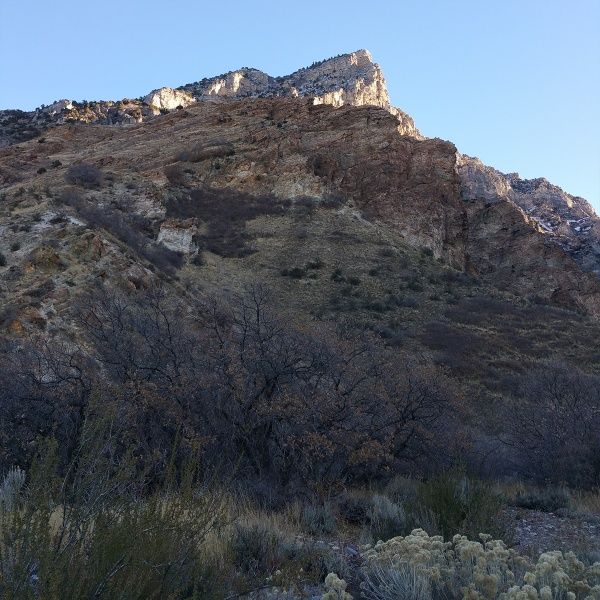
#> input picture test_images/mountain/img2.jpg, 600 x 600 px
$ python main.py
#> lines starting #> are read from the running program, lines starting #| are printed output that depends on the picture
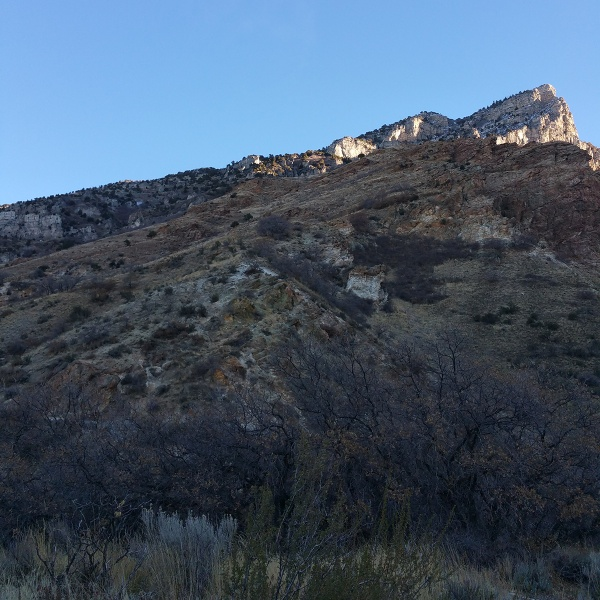
#> input picture test_images/mountain/img1.jpg, 600 x 600 px
import cv2
import numpy as np


def run(img1path, img2path):
    img_ = img1path
#> img_ is the input picture: shape (600, 600, 3); mean B, G, R 101.1, 90.1, 81.6
    img = img2path
#> img is the input picture: shape (600, 600, 3); mean B, G, R 104.5, 86, 69.5

    img1 = cv2.cvtColor(img_, cv2.COLOR_BGR2GRAY)
    img2 = cv2.cvtColor(img, cv2.COLOR_BGR2GRAY)

    sift = cv2.SIFT_create()

    kp1, des1 = sift.detectAndCompute(img1, None)
#> kp1 = 1490 keypoints; strongest (x, y, size): (70, 107, 3.4), (179, 107, 3.4), (74, 103, 3.3), (140, 120, 2.6)
    kp2, des2 = sift.detectAndCompute(img2, None)
#> kp2 = 1318 keypoints; strongest (x, y, size): (257, 161, 3.1), (499, 141, 4.8), (361, 155, 3.3), (339, 162, 3.5)

    # cv2.imshow('original img1', cv2.drawKeypoints(img1, kp1, None))
    # cv2.imshow('original img2', cv2.drawKeypoints(img2, kp1, None))
    cv2.imwrite(r'img1_kp.png', cv2.drawKeypoints(img1, kp1, None))
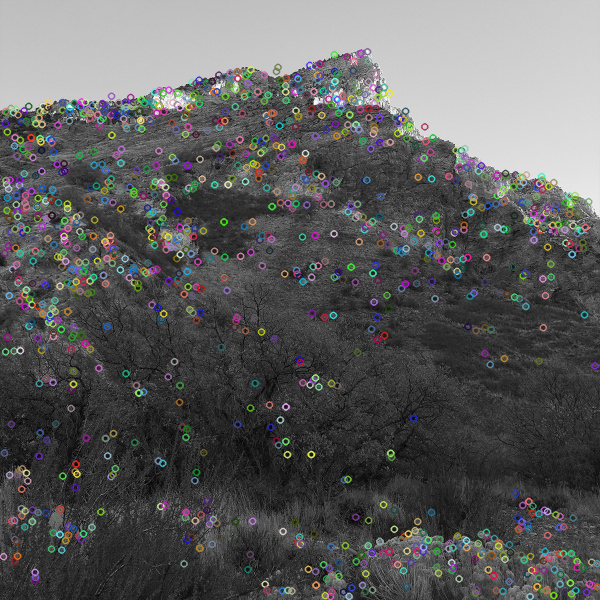
#> saved as img1_kp.png: shape (600, 600, 3); mean B, G, R 92.1, 92.3, 92.2
    cv2.imwrite(r'img2_kp.png', cv2.drawKeypoints(img2, kp2, None))
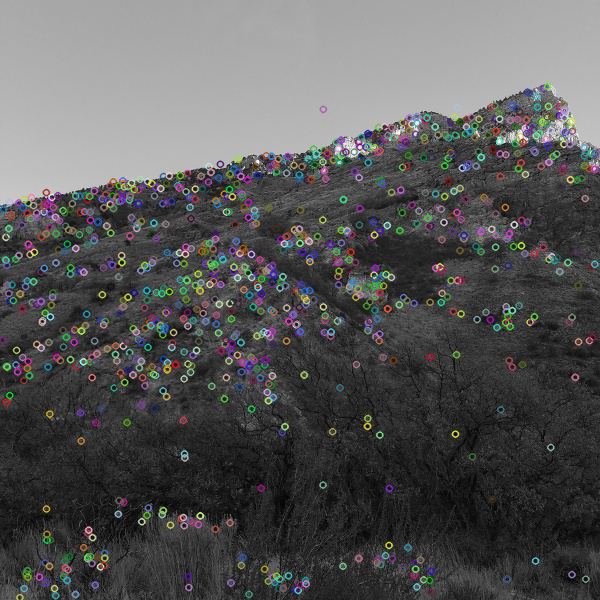
#> saved as img2_kp.png: shape (600, 600, 3); mean B, G, R 87.1, 87.1, 87.2

    FLANN_INDEX_KDTREE = 0
    index_params = dict(algorithm=FLANN_INDEX_KDTREE, trees=5)
    search_paramS = dict(checks=50)
    match = cv2.FlannBasedMatcher(index_params, search_paramS)
    matches = match.knnMatch(des1, des2, k=2)
#> matches = 1490 matches

    good = []
    for m, n in matches:
        if m.distance < 0.35*n.distance:
            good.append(m)
#> after the loop, good = 319 matches

    draw_params = dict(matchColor=(0, 255, 0),
                       singlePointColor=None,
                       flags=2)

    img3 = cv2.drawMatches(img_, kp1, img, kp2, good,
                           None, **draw_params)
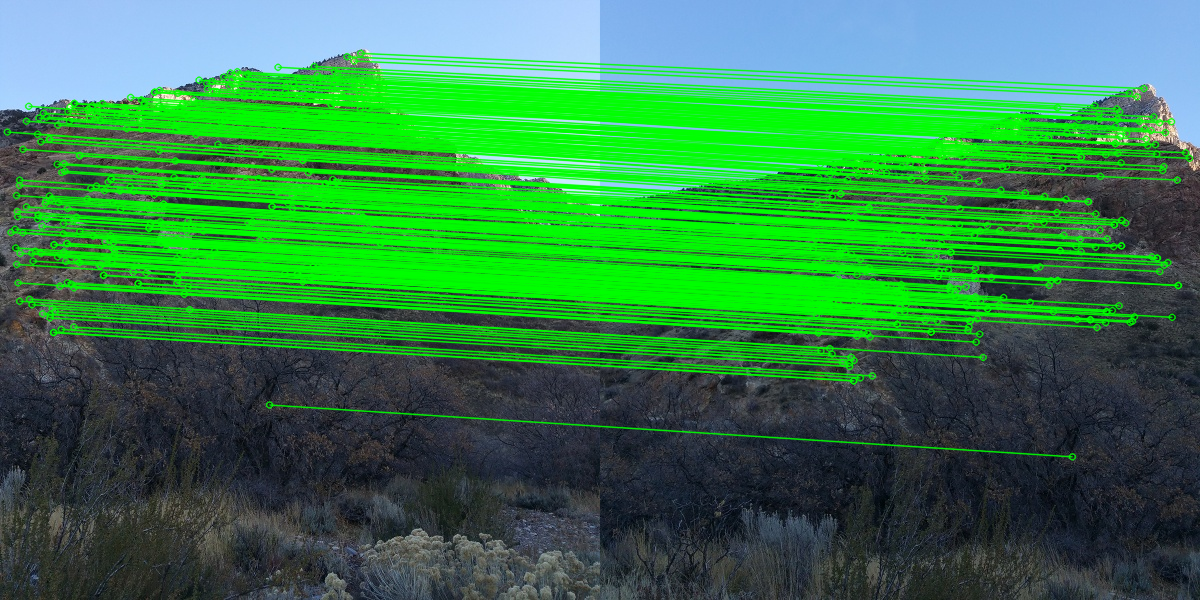
#> img3: shape (600, 1200, 3); mean B, G, R 72.8, 128.4, 52
    cv2.imwrite("matched_points.png", img3)
    MIN_MATCH_COUNT = 1

    M = None  # initialize M to None
    if len(good) > MIN_MATCH_COUNT:
        src_pts = np.float32([kp1[m.queryIdx].pt for m in good]).reshape(-1, 1, 2)
#> src_pts = 319 rows, first 8: [6.89, 131.6], [10.5, 231.9], [14.62, 228.8], [15.27, 247.4], [16.05, 195.1], [16.26, 264], [16.89, 211], [17.23, 216.1]
        des_pts = np.float32([kp2[m.trainIdx].pt for m in good]).reshape(-1, 1, 2)
#> des_pts = 319 rows, first 8: [201.8, 188.6], [209.5, 283.9], [213.1, 280.9], [214.5, 298.8], [212.7, 248.6], [216, 314.6], [214.3, 264], [214.8, 268.7]

        M, mask = cv2.findHomography(src_pts, des_pts, cv2.RANSAC, 5.0)
#> M = [[0.827, 0.0305, 190.2], [-0.0997, 0.924, 65.97], [-0.000263, -5.81e-05, 1]]; mask = 319 values from 1 to 1

        h, w = img1.shape
#> h = 600; w = 600
        pts = np.float32([[0, 0], [0, h-1], [w-1, h-1]]).reshape(-1, 1, 2)
#> pts = [[0, 0], [0, 599], [599, 599]]
        dst = cv2.perspectiveTransform(pts, M)
#> dst = [[190.2, 65.97], [216, 641.8], [871.2, 693]]
        img2 = cv2.polylines(img2, [np.int32(dst)], True, 255, 3, cv2.LINE_AA)
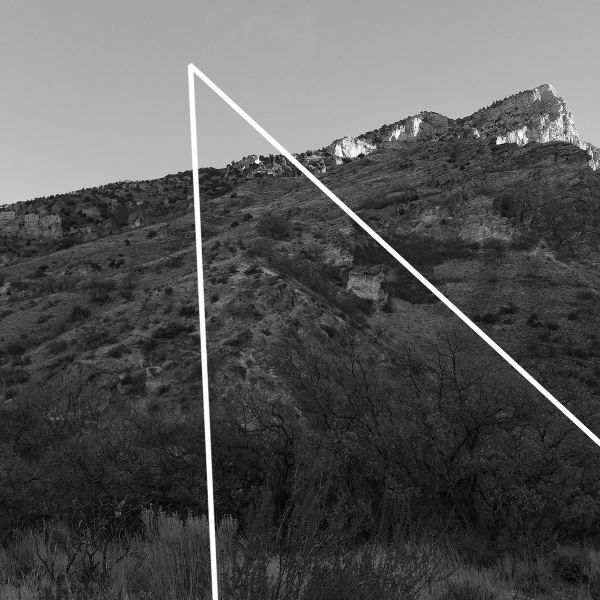
#> img2: shape (600, 600); min 1, max 255, mean 86

    if M is not None:  # check if M is not None before using it
        dst = cv2.warpPerspective(
            img_, M, (img.shape[1]+img_.shape[1], img.shape[0]))
        dst[0:img.shape[0], 0:img.shape[1]] = img
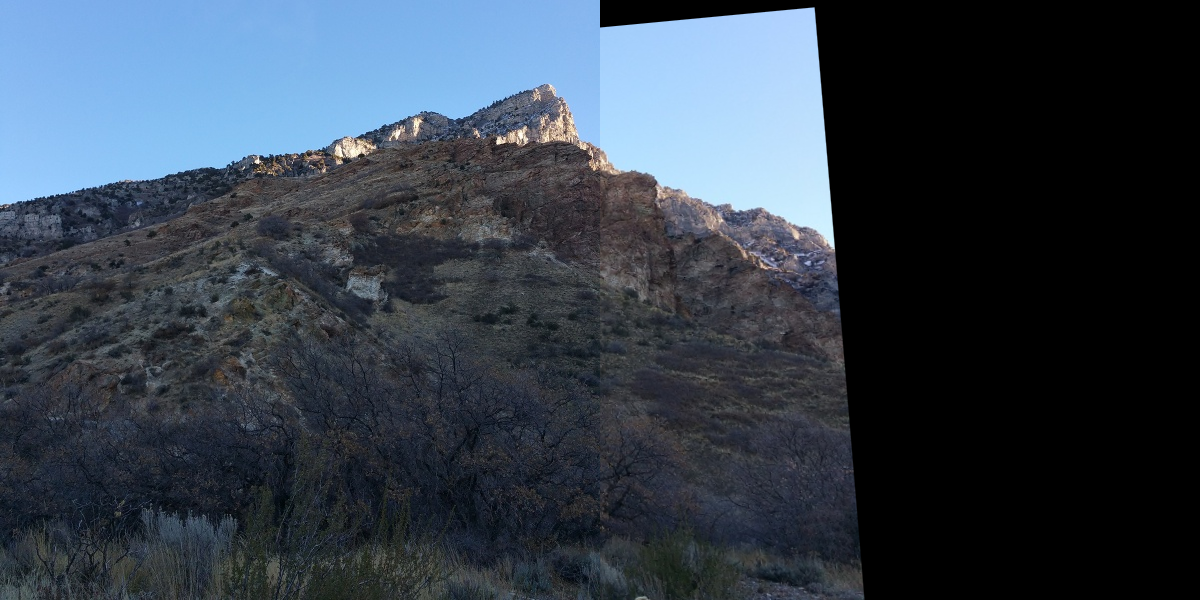
#> dst: shape (600, 1200, 3); mean B, G, R 75.5, 63.4, 52.7
        cv2.imwrite(r'full_img.png', trim(dst))


def trim(Frame):
    if not np.sum(Frame[0]):
        return trim(Frame[1:])
    if not np.sum(Frame[-1]):
        return trim(Frame[:-2])
    if not np.sum(Frame[:, 0]):
        return trim(Frame[:, 1:])
    if not np.sum(Frame[:, -1]):
        return trim(Frame[:, :-2])
#> in trim (call 38), `return trim(Frame[:, :-2])`:
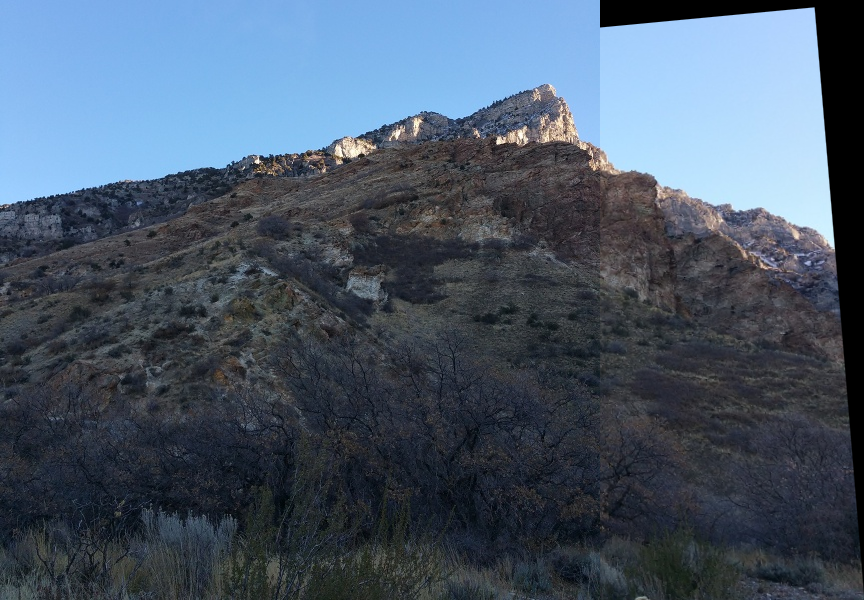
#> returned value: shape (600, 864, 3); mean of channels 0, 1, 2 104.9, 88, 73.2; drawn as B, G, R

    return Frame


def Stitching():
    run(cv2.imread("test_images/mountain/img2.jpg"), cv2.imread("test_images/mountain/img1.jpg"))


if __name__ == "__main__":
    Stitching()
